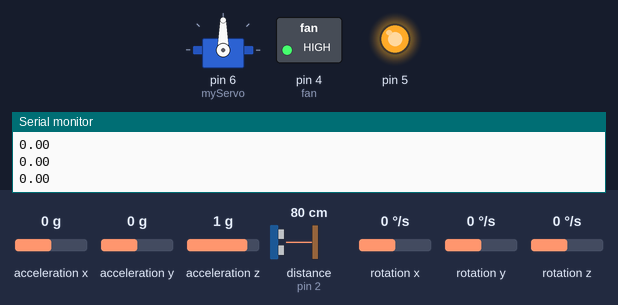
The sketch below on a simulated Arduino Uno, built with avr-gcc and run on an emulated ATmega328P. Shown: servo, switched loads named in the sketch (green lamp = pin HIGH), output pins drawn as LEDs (lit = HIGH), the last lines printed to the serial monitor. Inputs (shaded band) come from the test bench; at power-on: distance to the obstacle (sensor on pin 2) 80 cm, acceleration x 0 g, acceleration y 0 g, acceleration z 1 g, rotation x 0 °/s, rotation y 0 °/s, rotation z 0 °/s. The echo pulse lasts 58.3 µs per cm; pins used as bus, display or sensor lines are not drawn.

Above: at 3.2 s.
3.3 s: distance to the obstacle (sensor on pin 2) set to 41 cm
4.8 s: distance to the obstacle (sensor on pin 2) set to 34 cm
At 5.5 s:
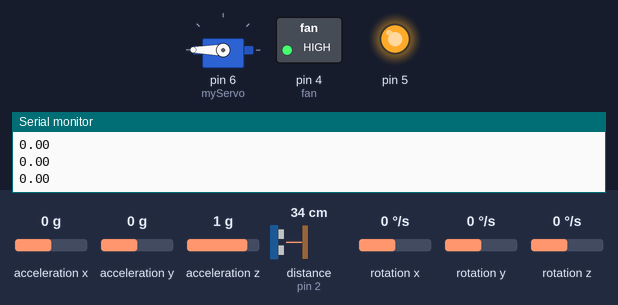
At 8.1 s:
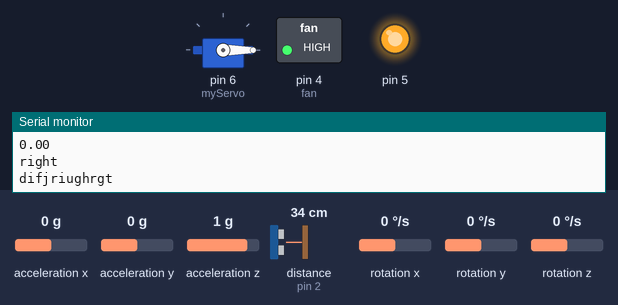
Timing chart, 0 to 13.8 s (numbered marks = the images above; inputs shaded):
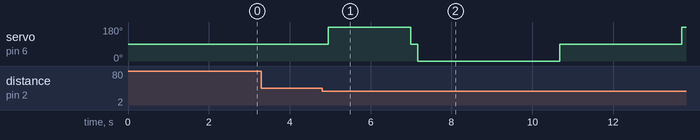

The sketch:

working_code.ino
```cpp
#include "Wire.h"
#include <MPU6050_light.h>
#include <Servo.h>
#include <avr/io.h>
#include <avr/interrupt.h>
#include <util/delay.h>
#include <stdlib.h>

#define MPU6050_REG_GYRO_XOUT_H 0x43
volatile int obstacle_detected = 0;
static volatile int pulse = 0;
static volatile int i = 0;
int counter, pre_count,turn_count,pre_turn_count;
int dis_right, dis_left,turning,state,state_turn, pre_state_turn;
int distance;
Servo myServo;

MPU6050 mpu(Wire);
unsigned long timer = 0;
void ultrasonic_trigger() {


    //message for debugging purposes
    //uart_tx_str("Triggering HC-SR04...\n");


    //set TRIG_PIN (PB3) to high
    PORTB |= (1 << PB3);


    // Wait for a short duration (10 microseconds minimum)
    //the datasheet confirms 10us
    _delay_us(12);


    // Set TRIG_PIN (PB3) low
    PORTB &= ~(1 << PB3);


}
void servo_rotate(int angle) {
    // Calculate OCR1A value for given angle (0 to 180 degrees)

    OCR0A = angle;
}
void setup() {
    Serial.begin(9600);
    Wire.begin();
    byte status = mpu.begin();
    while (status != 0) {}  // stop everything if could not connect to MPU6050
    Serial.println(F("Calculating offsets, do not move MPU6050"));
    delay(1000);
    mpu.calcOffsets();  // gyro and accelero

    DDRD |= (1 << PD5); // Set PD5 as output for PWM
DDRB |= (1 << PB3);
    // Configure Timer0 for PWM generation
    TCCR0A |= (1 << COM0B1) | (1 << WGM00) | (1 << WGM01); // Fast PWM mode, clear OC0B on compare match
    TCCR0B |= (1 << CS01); // Set prescaler to 8

DDRD |= (1 << PD4); // Set PD4 as output for fan

    // Configure Timer0 for PWM generation
    PORTD |= (1 << PD4);
    myServo.attach(6); // Attach servo to pin 6
OCR0B = 255;
}

void loop() {
    mpu.update();
    double gyroZ_deg = mpu.getAngleZ();
    myServo.write(90 + gyroZ_deg);

    // Map gyro angle to PWM duty cycle (adjust as needed)
    int dutyCycle = map(gyroZ_deg, -90, 90, 0, 255);
   // OCR0B = 255; // Set PWM duty cycle
ultrasonic_trigger();
   _delay_ms(20);
delay(100);
ultrasonic_trigger();
    uint16_t pulse_width = pulseIn(2, 1);
     distance = (pulse_width * 0.0343) / 2;
 Serial.println(gyroZ_deg);
//Serial.println("fgthtyhj");

/*Serial.println(yawAngle);
   if (yawAngle > 180) {
            yawAngle -= 360;
        } else if (yawAngle < -180) {
            yawAngle += 360;
        }*/


if(counter <= 5 && distance < 21){ // sensor always displays 0 as a distance value at the begingging


  distance = 100;
}


        // Ensure yaw angle stays within range [-180, 180]
        /*if (yawAngle > 180) {
            yawAngle -= 360;
        } else if (yawAngle < -180) {
            yawAngle += 360;
        }*/
/*
if(  servo_angle < double(90 -69.5) ){
 OCR0A = 16;
_delay_ms(1500);
 OCR0A = 21;

 _delay_ms(500);
}else if( servo_angle > (90 -67)){
 //OCR0A = 26;
//_delay_ms(1000);
 //OCR0A = 21;
 //_delay_ms(500);
}*/
//if(state_turn ==0){


/*if(  servo_angle < (90 -73) ){

 // OCR0A = servo_angle -69;
  //v = v+0.01;
OCR0A =  18 ;
_delay_ms(200);
OCR0A =  21 ;
_delay_ms(5);
}else if( servo_angle > (90 - 64)){

 // v = v -0.01;
  OCR0A =  25;
_delay_ms(200);
  OCR0A =  21 ;
_delay_ms(5);
}*/

 //v =21;
 //OCR0A = 21;
//}

//if(state_turn ==0 || pre_state_turn==0){
 // IMU
/*if(servo_angle == 22 || servo_angle == 21){
OCR0A = 21;
_delay_ms(150);
}
else if(servo_angle < 22){
OCR0A = servo_angle/1.1;
_delay_ms(300);
}
else if(servo_angle > 22 && servo_angle < 32){
OCR0A = 1.1*servo_angle ;
_delay_ms(300);
}*/
//}


if ( distance < 36) { // 15CM
    //    obstacle_detected = 1;
    if(distance <36 && pre_count == (counter-1) ){

    //break out of 2nd outer if statement6

   pre_state_turn =1;
  //  turn_count+=2;
    }//else{
    //  turn_count++;
    //}


   if(state ==0 && turn_count ==0){
    //servo_rotate(0); // pre left
      myServo.write(180);
    // OCR0B = 0;
     //OCR1A = 0;
     //PORTD &= ~(1<<PD4);
    dis_right = distance;
    /*if(dis_right < 3){
ultrasonic_trigger();
delay(50);
dis_right = distance;

    }*/
    delay(2000);
    //OCR0B = 255;
    //_delay_ms(TURN_DELAY+7000);
    pre_count = counter;
    //Serial.println(pre_count);

   state_turn=1;
    //state =2;
 Serial.println("left");
    }
}

   if(state_turn==1 || pre_state_turn ==1){
 turn_count++;
   }
//ultrasonic_trigger();
//delay(100);
_delay_ms(50);
if(turn_count >=2){
if(pre_state_turn ==1 && distance < 36){
//servo_rotate(37); // pre right
 myServo.write(0);
 dis_left = distance;
pre_count = 0;
/*if(dis_left < 3){
ultrasonic_trigger();
delay(50);
dis_left = distance;

    }*/
     //delay(5);
    state =1;
pre_state_turn = 0;

Serial.println("right");
}
Serial.println("difjriughrgt");


_delay_ms(3500);
counter =0;
OCR0B = 255;
//_delay_ms(500);
//OCR1A = 187;
PORTD |= (1<<PD4);
//delay(1500);
/*if(servo_angle > 18 || servo_angle < 24 ){

//_delay_ms(1750);
}*/


 /* if(gyro_z == -1 ){


    _delay_ms(700);
  }*/


distance =100;
servo_rotate(21);
 mpu.update();
    double gyroZ_deg = mpu.getAngleZ();
 myServo.write(90);
delay(1450);
_delay_ms(1450);
OCR0B = 255;


/*for(int i=0;i<9999;i++){


  OCR0B = 187;
_delay_us(10);
if(i > 4000){
OCR1A = 200;
_delay_us(10);
}
}*/


//servo_rotate(21);
state =0;
turn_count =0;
state_turn =0;
}


   state =0;


  //}
   //state_turn++;
    //else {
      //  obstacle_detected = 0;
    //}


        //PORTD |= (1<<PD4);

       /*
        if (obstacle_detected && counter !=0) {
            // Turn right (90 degrees)
            _delay_ms(TURN_DELAY);
           // OCR0B = 0; // P3
            servo_rotate(0);
           _delay_ms(6000);
           ultrasonic_trigger();
           dis_left = distance;
           Serial.println(dis_left);
           _delay_ms(6000);
ultrasonic_trigger();
            OCR0B = 0; // P3
           dis_left = distance;
            Serial.println(dis_left);
            _delay_ms(TURN_DELAY+2000);


            // Check again for obstacle

            OCR0B = 0; // P3
            //_delay_ms(2500);

             Serial.println("ifjeufriegurgiu ");
           //OCR0B = 187; // P3
           //dis_right = count_a;
         /*  if ( distance < 15) { // 15CM
        obstacle_detected = 1;
    } else {
        obstacle_detected = 0;
    }
             Serial.println(distance);
            _delay_ms(1000);
            Serial.println(obstacle_detected);
            if ((dis_left < 15) && counter !=0) {
                // Turn left (90 degrees)
                OCR0B = 0; // P3
                servo_rotate(35); //180
               // OCR0B = 255; // P3
                _delay_ms(3000);
             OCR0B = 187; // P3
           _delay_ms(10);
            //dis_left = count_a;
            obstacle_detected = 0;

            }else if(dis_left >=15){
              OCR0B = 187; // P3
               _delay_ms(10);
             servo_rotate(10);
              OCR0B = 255; // P3
            }
 //OCR0B = 0; // P3
//_delay_ms(2000);
OCR0B = 255; // P3


           _delay_ms(2000);
           // OCR0B = 187; // P3
            // Return to forward position
            servo_rotate(20);
        }*/
if(turning){


}


counter++;


}
```

Measured:
- the behaviour switches between 37 and 36 cm on distance to the obstacle (sensor on pin 2) (found by bisection; images 0 and 1)
- after the input at 4.8 s, servo on pin 6 (myServo): 90° → 180° after 0.15 s, → 90° 2.1 s later, → 0° 0.17 s later, → 90° 3.5 s later, … (5 changes in this stretch)
